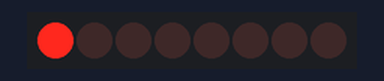
Bench run of a sketch on a simulated Arduino Uno, built with avr-gcc and run on an emulated ATmega328P. On the bench: 8 shift-register outputs drawn as a row of LEDs (first output left, lit = HIGH). Wiring (inferred from the names in the program): shift register (74HC595): data pin 10; shift clock pin 12; latch pin 11. Wiring (inferred from the signals the program sends): row of LEDs: on Q0, Q1, Q2, Q3, Q4, Q5, Q6, Q7.

Above: at 0.12 s.
At 1.12 s:
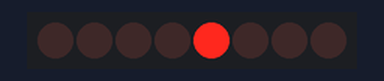
At 1.87 s:
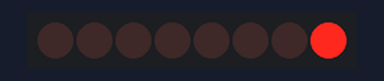
At 3.87 s:
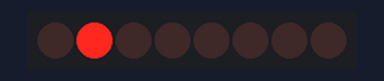
At 5.87 s:
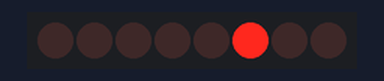
At 7.87 s:
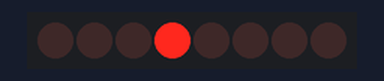
Timing chart, 0 to 8.2 s (numbered marks = the images above):
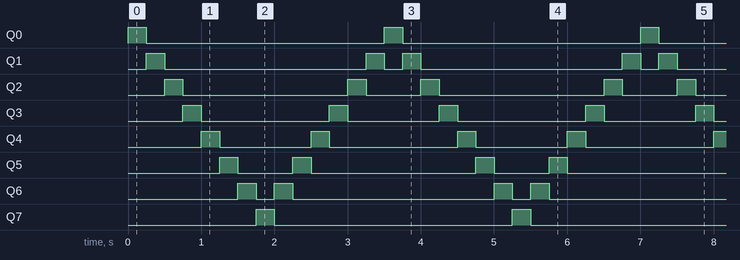

Measured:
- by itself, Q0, Q7: alternates HIGH for 0.25 s and LOW for 3.3 s
- by itself, Q1: repeats every 3.5 s: LOW 2.8 s, HIGH 0.25 s, LOW 0.25 s, HIGH 0.25 s
- by itself, Q2: repeats every 3.5 s: LOW 2.3 s, HIGH 0.25 s, LOW 0.75 s, HIGH 0.25 s
- by itself, Q3: repeats every 3.5 s: LOW 1.8 s, HIGH 0.25 s, LOW 1.3 s, HIGH 0.25 s
- by itself, Q4: repeats every 3.5 s: LOW 1.3 s, HIGH 0.25 s, LOW 1.8 s, HIGH 0.25 s
- by itself, Q5: repeats every 3.5 s: LOW 0.75 s, HIGH 0.25 s, LOW 2.3 s, HIGH 0.25 s
- by itself, Q6: repeats every 3.5 s: LOW 0.25 s, HIGH 0.25 s, LOW 2.8 s, HIGH 0.25 s

The sketch:

lab6excercise1.ino
```cpp
// Define the pins connected to the 74HC595 shift register
#define DS 10   // Data pin
#define ST_CP 11 // Latch pin
#define SH_CP 12 // Clock pin

// Define the number of LEDs in the array
#define NUM_LEDS 8

// Define the delay range (in milliseconds) for controlling the speed
#define MAX_DELAY 250   // 4Hz
#define MIN_DELAY 1000  // 0.25Hz

// Define the initial delay (in milliseconds)
unsigned long delayTime = MAX_DELAY;

// Define the bit patterns for the Knight Rider effect
byte patterns[] = {
  B00000001,
  B00000010,
  B00000100,
  B00001000,
  B00010000,
  B00100000,
  B01000000,
  B10000000
};

void setup() {
  // Set the shift register pins as outputs
  pinMode(DS, OUTPUT);
  pinMode(ST_CP, OUTPUT);
  pinMode(SH_CP, OUTPUT);

  // Initialize the serial communication
  Serial.begin(9600);
}

void loop() {
  // Update the delay time based on serial input
  if (Serial.available() > 0) {
    int input = Serial.parseInt();
    if (input >= 250 && input <= 4000) { // Ensure input is within valid range
      delayTime = input;
    }
  }

  // Loop through the bit patterns to create the Knight Rider effect
  for (int i = 0; i < NUM_LEDS; i++) {
    // Output the current bit pattern to the shift register
    digitalWrite(ST_CP, LOW);  // Prepare for data transfer
    shiftOut(DS, SH_CP, MSBFIRST, patterns[i]); // Send the pattern
    digitalWrite(ST_CP, HIGH); // Register the data

    // Delay to control the speed of the effect
    delay(delayTime);
  }

  // Reverse the order of bit patterns for the return path
  for (int i = NUM_LEDS - 2; i > 0; i--) {
    // Output the current bit pattern to the shift register
    digitalWrite(ST_CP, LOW);  // Prepare for data transfer
    shiftOut(DS, SH_CP, MSBFIRST, patterns[i]); // Send the pattern
    digitalWrite(ST_CP, HIGH); // Register the data

    // Delay to control the speed of the effect
    delay(delayTime);
  }
}
```
